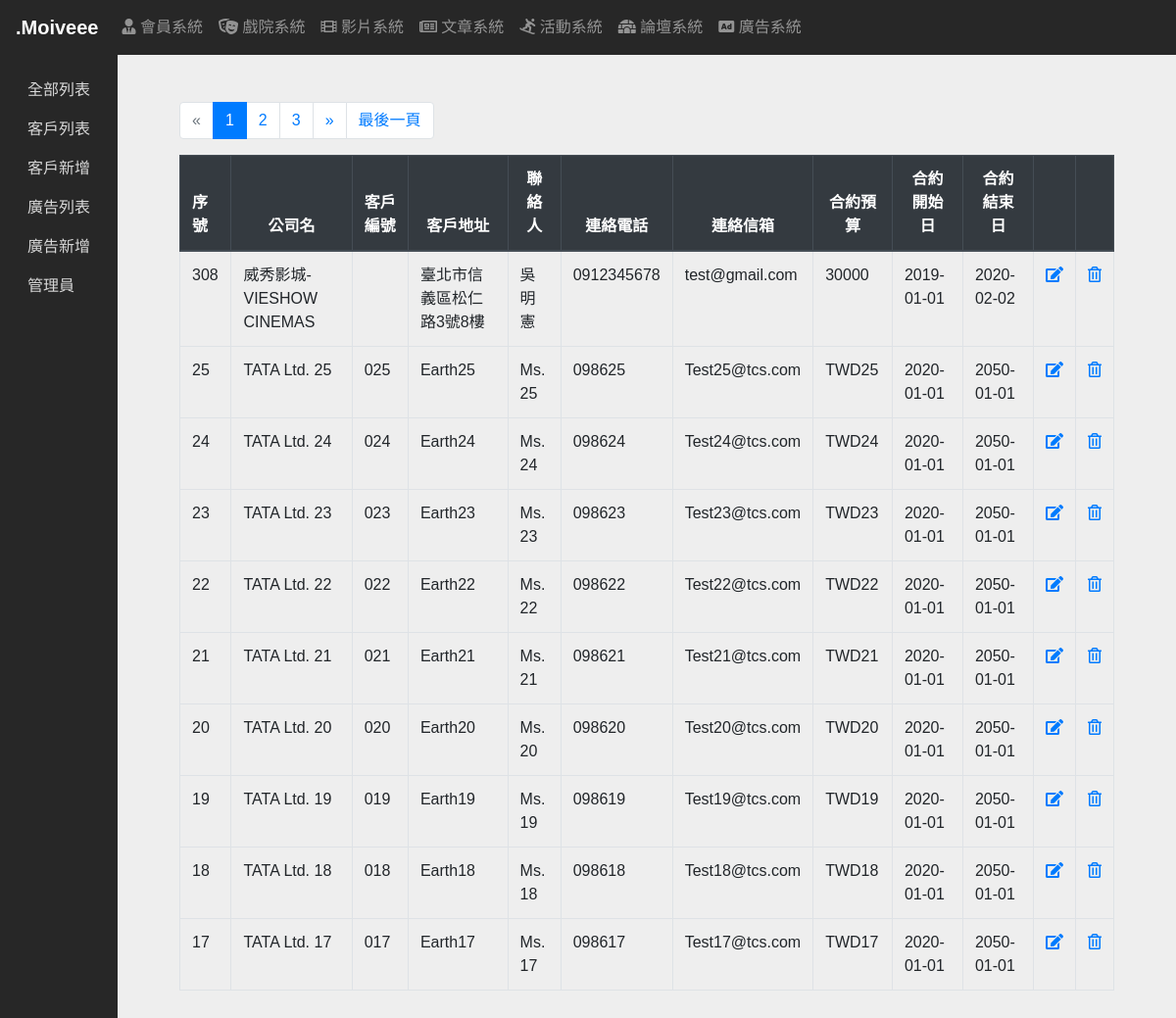
The app's page /php/ann_client_list.php with its own data.
### tables this page shows
CREATE TABLE `ad` (
  `sn` int(11) NOT NULL,
  `client_name` varchar(255) NOT NULL,
  `client_number` varchar(255) NOT NULL,
  `client_address` varchar(255) NOT NULL,
  `client_poc` varchar(255) NOT NULL,
  `client_mobile` varchar(255) NOT NULL,
  `client_email` varchar(255) NOT NULL,
  `contract_budget` varchar(255) NOT NULL,
  `contract_start_date` date NOT NULL,
  `contract_end_date` date NOT NULL,
  `ad_name` varchar(255) NOT NULL,
  `ad_pic` varchar(255) NOT NULL,
  `ad_link` varchar(255) NOT NULL,
  `ad_link_count` varchar(255) NOT NULL,
  `ad_start_time` varchar(255) NOT NULL,
  `ad_end_time` char(255) NOT NULL
);

### php/ann_client_list.php (the view, shortened to what this page needs)
<?php
require __DIR__ . '/PDO.php';
$per_page = 10;
$page = isset($_GET['page']) ? intval($_GET['page']) : 1;
$t_sql = "SELECT COUNT(1) FROM ad";
$t_stmt = $pdo->query($t_sql);
$total_rows = $t_stmt->fetch(PDO::FETCH_NUM)[0];
$total_pages = ceil($total_rows / $per_page);
$sql = sprintf("SELECT * FROM ad ORDER BY sn DESC LIMIT %s, %s", ($page - 1) * $per_page, $per_page);
$stmt = $pdo->query($sql);
$rows = $stmt->fetchAll(PDO::FETCH_ASSOC);
?>
<?php include __DIR__ . '/head.php'; ?>
<?php include __DIR__ . '/nav.php'; ?>
<?php include __DIR__.'/ann_side_nav.php'?>
<section class="dashboard">
    <div class="container">
        <div class="row">
            <div class="col-lg-12">
                <nav aria-label="Page navigation example">
                    <ul class="pagination">
                        <li class="page-item <?= $page <= 1 ? 'disabled' : '' ?>">
                            <a class="page-link" aria-label="Previous" href="?page=<?= $page - 1 ?>">
                                <span aria-hidden="true">&laquo;</span>
                            </a>
                        </li>
                        <?php for ($i = 1; $i <= $total_pages; $i++): ?>
                        <li class="page-item <?= $i == $page ? 'active' : '' ?>">
                            <a class="page-link" href="?page=<?= $i ?>"><?= $i ?></a>
                        </li>
                        <?php endfor ?>
                        <li class="page-item <?= $page >= $total_pages ? 'disabled' : '' ?>">
                            <a class="page-link" aria-label="Next" href="?page=<?= $page + 1 ?>">
                                <span aria-hidden="true">&raquo;</span>
                            </a>
                        </li>
                        <li class="page-item">
                            <a class="page-link" href="ann_client_list.php?page=<?php echo $total_pages;?>">最後一頁</a>
                        </li>
                    </ul>
                </nav>
            </div>
        </div>
        <div class="row">
            <div class="col-lg-12">
                <table class="table table-bordered table-hover">
                    <thead class="thead-dark">
                        <tr>
                            <th scope="col">序號</th>
                            <th scope="col" class="text-center">公司名</th>
                            <th scope="col" class="text-center">客戶編號</th>
                            <th scope="col" class="text-center">客戶地址</th>
                            <th scope="col" class="text-center">聯絡人</th>
                            <th scope="col" class="text-center">連絡電話</th>
                            <th scope="col" class="text-center">連絡信箱</th>
                            <th scope="col" class="text-center">合約預算</th>
                            <th scope="col" class="text-center">合約開始日</th>
                            <th scope="col" class="text-center">合約結束日</th>
                            <th scope="col"><i class="fas fa-edit" style="display: none"></i></th>
                            <th scope="col"><i class="far fa-trash-alt" style="display: none"></i></th>
                        </tr>
                    </thead>
                    <tbody>
                        <?php foreach($rows as $row): ?>
                        <tr>
                            <td><?= $row['sn'] ?></td>
                            <td><?= $row['client_name'] ?></td>
                            <td><?= $row['client_number'] ?></td>
                            <td><?= strip_tags($row['client_address']) ?></td>
                            <td><?= $row['client_poc'] ?></td>
                            <td><?= $row['client_mobile'] ?></td>
                            <td><?= $row['client_email'] ?></td>
                            <td><?= $row['contract_budget'] ?></td>
                            <td><?= $row['contract_start_date'] ?></td>
                            <td><?= $row['contract_end_date'] ?></td>
                            <td>
                                <a href="ann_client_update.php?sn=<?= $row['sn'] ?>">
                                    <i class="fas fa-edit"></i>
                                </a>
                            </td>
                            <td>
                                <a href="javascript: delete_it(<?= $row['sn'] ?>)">
                                    <i class="far fa-trash-alt"></i>
                                </a>
                            </td>
                        </tr>
                        <?php endforeach; ?>
                    </tbody>
                </table>
            </div>
        </div>
    </div>
</section>
<?php include __DIR__ . '/foot.php'; ?>

### css/main.css (style rules this page uses)
html,body { background:#eee; font-family:'Noto Sans TC', sans-serif,Verdana, Geneva, Tahoma, sans-serif; }
.dashboard { position:fixed; top:56px; left:120px; right:0; bottom:auto; padding:3rem; }

### php/head.php (style rules this page uses)
html,body { background:#eee; font-family:'Noto Sans TC', sans-serif,Verdana, Geneva, Tahoma, sans-serif; }
.dashboard { position:absolute; top:56px; left:120px; right:0; padding:3rem; }

### records on screen
ad: sn "308", client_name "威秀影城- VIESHOW CINEMAS", client_address "臺北市信義區松仁路3號8樓", client_poc "吳明憲", client_mobile "0912345678", client_email "test@gmail.com", contract_budget "30000", contract_start_date "2019-01-01", contract_end_date "2020-02-02"
ad: sn "25", client_name "TATA Ltd. 25", client_number "025", client_address "Earth25", client_poc "Ms. 25", client_mobile "098625", client_email "Test25@tcs.com", contract_budget "TWD25", contract_start_date "2020-01-01", contract_end_date "2050-01-01"
ad: sn "24", client_name "TATA Ltd. 24", client_number "024", client_address "Earth24", client_poc "Ms. 24", client_mobile "098624", client_email "Test24@tcs.com", contract_budget "TWD24", contract_start_date "2020-01-01", contract_end_date "2050-01-01"
ad: sn "23", client_name "TATA Ltd. 23", client_number "023", client_address "Earth23", client_poc "Ms. 23", client_mobile "098623", client_email "Test23@tcs.com", contract_budget "TWD23", contract_start_date "2020-01-01", contract_end_date "2050-01-01"
ad: sn "22", client_name "TATA Ltd. 22", client_number "022", client_address "Earth22", client_poc "Ms. 22", client_mobile "098622", client_email "Test22@tcs.com", contract_budget "TWD22", contract_start_date "2020-01-01", contract_end_date "2050-01-01"
ad: sn "21", client_name "TATA Ltd. 21", client_number "021", client_address "Earth21", client_poc "Ms. 21", client_mobile "098621", client_email "Test21@tcs.com", contract_budget "TWD21", contract_start_date "2020-01-01", contract_end_date "2050-01-01"
ad: sn "20", client_name "TATA Ltd. 20", client_number "020", client_address "Earth20", client_poc "Ms. 20", client_mobile "098620", client_email "Test20@tcs.com", contract_budget "TWD20", contract_start_date "2020-01-01", contract_end_date "2050-01-01"
ad: sn "19", client_name "TATA Ltd. 19", client_number "019", client_address "Earth19", client_poc "Ms. 19", client_mobile "098619", client_email "Test19@tcs.com", contract_budget "TWD19", contract_start_date "2020-01-01", contract_end_date "2050-01-01"
ad: sn "18", client_name "TATA Ltd. 18", client_number "018", client_address "Earth18", client_poc "Ms. 18", client_mobile "098618", client_email "Test18@tcs.com", contract_budget "TWD18", contract_start_date "2020-01-01", contract_end_date "2050-01-01"
ad: sn "17", client_name "TATA Ltd. 17", client_number "017", client_address "Earth17", client_poc "Ms. 17", client_mobile "098617", client_email "Test17@tcs.com", contract_budget "TWD17", contract_start_date "2020-01-01", contract_end_date "2050-01-01"
